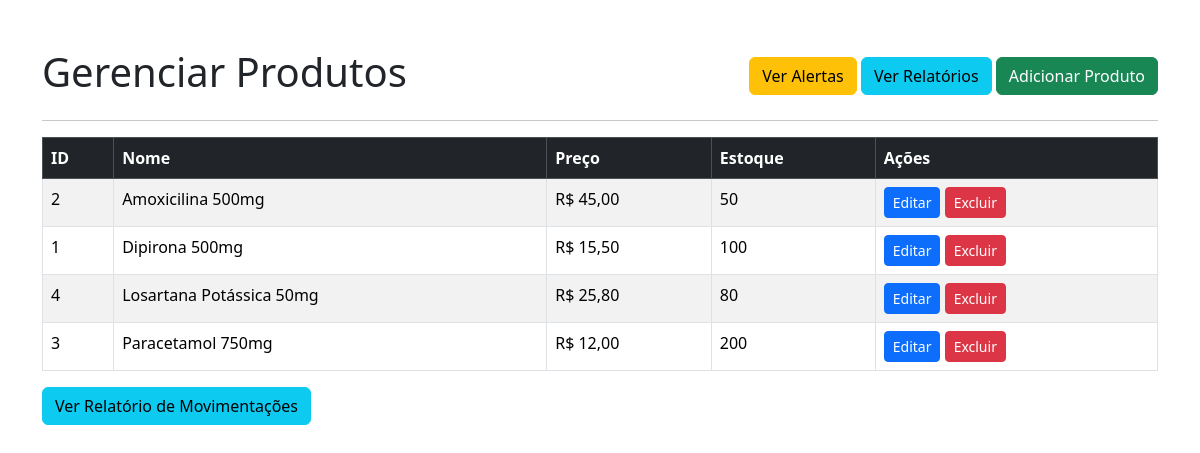
The app's page /modulos/estoque/admin.php with its own data.
### tables this page shows
CREATE TABLE produtos (
    id INT AUTO_INCREMENT PRIMARY KEY,
    nome VARCHAR(150) NOT NULL,
    descricao TEXT,
    preco DECIMAL(10, 2) NOT NULL,
    estoque INT NOT NULL,
    estoque_minimo INT DEFAULT 5,
    categoria VARCHAR(50),
    principio_ativo VARCHAR(100),
    controlado BOOLEAN DEFAULT FALSE,
    data_criacao TIMESTAMP DEFAULT CURRENT_TIMESTAMP
);

### modulos/estoque/admin.php (the view, shortened to what this page needs)
<?php
require_once 'config/database.php';
$produtos = [];
try {
    $stmt = $pdo->query("SELECT id, nome, preco, estoque FROM produtos ORDER BY nome");
    $produtos = $stmt->fetchAll();
} catch (\PDOException $e) {
    $erro = "Erro ao buscar produtos: " . $e->getMessage();
}
?>
<!DOCTYPE html>
<html lang="pt-br">
<head>
    <link rel="stylesheet" href="https://cdn.jsdelivr.net/npm/bootstrap@5.3.3/dist/css/bootstrap.min.css">
</head>
<body>
<div class="container mt-5">
    <div class="d-flex justify-content-between align-items-center">
    <h1>Gerenciar Produtos</h1>
    <div> <a href="alertas.php" class="btn btn-warning">Ver Alertas</a>
        <a href="relatorio_movimentacoes.php" class="btn btn-info">Ver Relatórios</a>
        <a href="form_produto.php" class="btn btn-success">Adicionar Produto</a>
    </div>
</div>
    <hr>
    <table class="table table-bordered table-striped">
        <thead class="table-dark">
        <tr>
            <th>ID</th>
            <th>Nome</th>
            <th>Preço</th>
            <th>Estoque</th>
            <th>Ações</th>
        </tr>
        </thead>
        <tbody>
        <?php if (count($produtos) > 0): ?>
            <?php foreach ($produtos as $produto): ?>
                <tr>
                    <td><?php echo $produto['id']; ?></td>
                    <td><?php echo htmlspecialchars($produto['nome']); ?></td>
                    <td>R$ <?php echo number_format($produto['preco'], 2, ',', '.'); ?></td>
                    <td><?php echo $produto['estoque']; ?></td>
                    <td>
                        <a href="form_produto.php?id=<?php echo $produto['id']; ?>" class="btn btn-primary btn-sm">Editar</a>
                        <a href="excluir_produto.php?id=<?php echo $produto['id']; ?>" class="btn btn-danger btn-sm" onclick="return confirm('Tem certeza que deseja excluir este produto?');">Excluir</a>
                    </td>
                </tr>
            <?php endforeach; ?>
        <?php else: ?>
            <tr>
                <td colspan="5" class="text-center">Nenhum produto cadastrado.</td>
            </tr>
        <?php endif; ?>
        </tbody>
    </table>
    <a href="relatorio_movimentacoes.php" class="btn btn-info">Ver Relatório de Movimentações</a>
</div>
</body>
</html>

### records on screen
produtos: id "2", nome "Amoxicilina 500mg", preco "45,00", estoque "50"
produtos: id "1", nome "Dipirona 500mg", preco "15,50", estoque "100"
produtos: id "4", nome "Losartana Potássica 50mg", preco "25,80", estoque "80"
produtos: id "3", nome "Paracetamol 750mg", preco "12,00", estoque "200"
